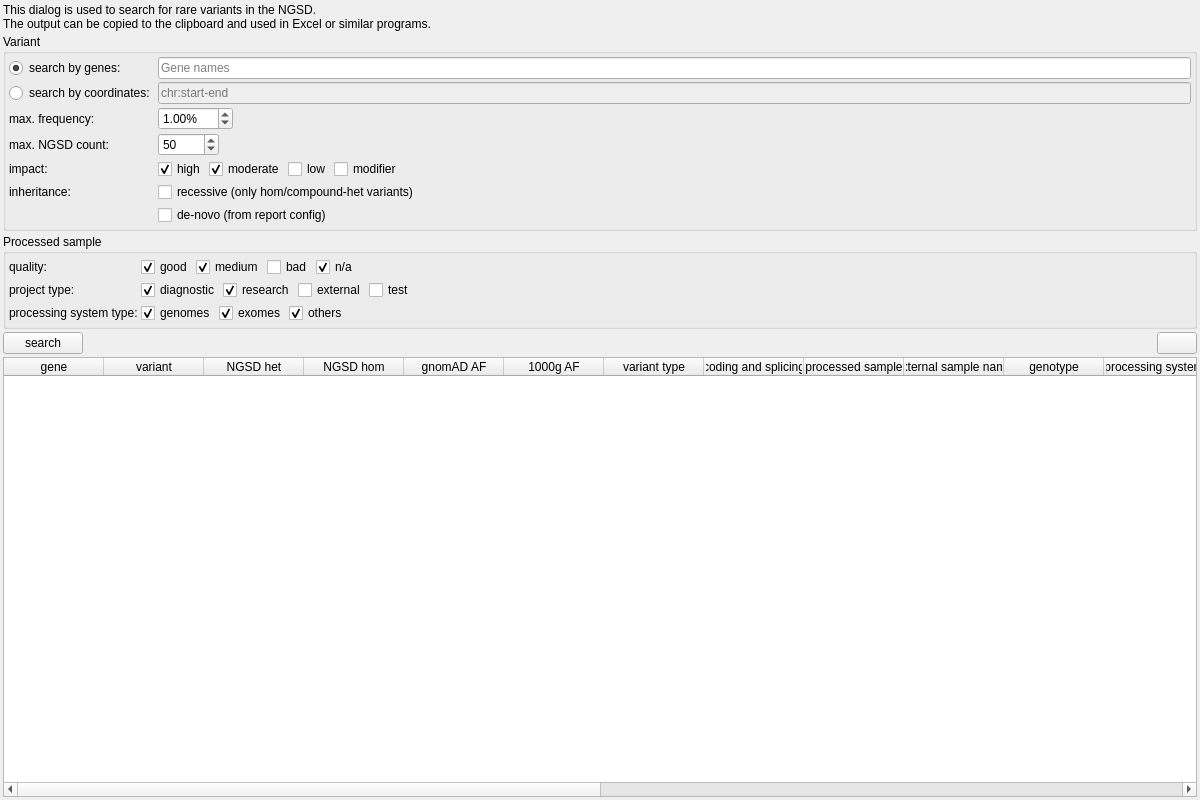
<?xml version="1.0" encoding="UTF-8"?>
<ui version="4.0">
 <class>SmallVariantSearchWidget</class>
 <widget class="QWidget" name="SmallVariantSearchWidget">
  <property name="geometry">
   <rect>
    <x>0</x>
    <y>0</y>
    <width>1200</width>
    <height>800</height>
   </rect>
  </property>
  <property name="minimumSize">
   <size>
    <width>1200</width>
    <height>800</height>
   </size>
  </property>
  <layout class="QVBoxLayout" name="verticalLayout">
   <property name="spacing">
    <number>3</number>
   </property>
   <property name="leftMargin">
    <number>3</number>
   </property>
   <property name="topMargin">
    <number>3</number>
   </property>
   <property name="rightMargin">
    <number>3</number>
   </property>
   <property name="bottomMargin">
    <number>3</number>
   </property>
   <item>
    <widget class="QLabel" name="label_4">
     <property name="text">
      <string>&lt;html&gt;&lt;head/&gt;&lt;body&gt;&lt;p&gt;This dialog is used to search for rare variants in the NGSD. &lt;br/&gt;The output can be copied to the clipboard and used in Excel or similar programs.&lt;/p&gt;&lt;/body&gt;&lt;/html&gt;</string>
     </property>
    </widget>
   </item>
   <item>
    <widget class="QGroupBox" name="groupBox">
     <property name="title">
      <string>Variant</string>
     </property>
     <property name="flat">
      <bool>true</bool>
     </property>
     <layout class="QGridLayout" name="gridLayout">
      <property name="leftMargin">
       <number>3</number>
      </property>
      <property name="topMargin">
       <number>3</number>
      </property>
      <property name="rightMargin">
       <number>3</number>
      </property>
      <property name="bottomMargin">
       <number>3</number>
      </property>
      <property name="spacing">
       <number>3</number>
      </property>
      <item row="3" column="1">
       <layout class="QHBoxLayout" name="horizontalLayout">
        <property name="spacing">
         <number>3</number>
        </property>
        <item>
         <widget class="QDoubleSpinBox" name="filter_af">
          <property name="suffix">
           <string>%</string>
          </property>
          <property name="maximum">
           <double>100.000000000000000</double>
          </property>
          <property name="singleStep">
           <double>0.100000000000000</double>
          </property>
          <property name="value">
           <double>1.000000000000000</double>
          </property>
         </widget>
        </item>
        <item>
         <spacer name="horizontalSpacer_2">
          <property name="orientation">
           <enum>Qt::Horizontal</enum>
          </property>
          <property name="sizeHint" stdset="0">
           <size>
            <width>658</width>
            <height>5</height>
           </size>
          </property>
         </spacer>
        </item>
       </layout>
      </item>
      <item row="5" column="1">
       <layout class="QHBoxLayout" name="horizontalLayout_2">
        <property name="spacing">
         <number>3</number>
        </property>
        <item>
         <widget class="QCheckBox" name="filter_impact_high">
          <property name="text">
           <string>high</string>
          </property>
          <property name="checked">
           <bool>true</bool>
          </property>
         </widget>
        </item>
        <item>
         <widget class="QCheckBox" name="filter_impact_moderate">
          <property name="text">
           <string>moderate</string>
          </property>
          <property name="checked">
           <bool>true</bool>
          </property>
         </widget>
        </item>
        <item>
         <widget class="QCheckBox" name="filter_impact_low">
          <property name="text">
           <string>low</string>
          </property>
         </widget>
        </item>
        <item>
         <widget class="QCheckBox" name="filter_impact_modifier">
          <property name="text">
           <string>modifier</string>
          </property>
         </widget>
        </item>
        <item>
         <spacer name="horizontalSpacer">
          <property name="orientation">
           <enum>Qt::Horizontal</enum>
          </property>
          <property name="sizeHint" stdset="0">
           <size>
            <width>40</width>
            <height>5</height>
           </size>
          </property>
         </spacer>
        </item>
       </layout>
      </item>
      <item row="1" column="1">
       <widget class="QLineEdit" name="region">
        <property name="enabled">
         <bool>false</bool>
        </property>
        <property name="text">
         <string/>
        </property>
        <property name="placeholderText">
         <string>chr:start-end</string>
        </property>
       </widget>
      </item>
      <item row="1" column="0">
       <widget class="QRadioButton" name="radio_region">
        <property name="toolTipDuration">
         <number>-40</number>
        </property>
        <property name="text">
         <string>search by coordinates:</string>
        </property>
        <property name="checked">
         <bool>false</bool>
        </property>
        <attribute name="buttonGroup">
         <string notr="true">buttonGroup</string>
        </attribute>
       </widget>
      </item>
      <item row="3" column="0">
       <widget class="QLabel" name="label_3">
        <property name="toolTip">
         <string>Maximum allele frequency in 1000G/gnomAD.</string>
        </property>
        <property name="text">
         <string>max. frequency:</string>
        </property>
       </widget>
      </item>
      <item row="5" column="0">
       <widget class="QLabel" name="label_2">
        <property name="toolTip">
         <string>Variant impact on protein.</string>
        </property>
        <property name="text">
         <string>impact:</string>
        </property>
       </widget>
      </item>
      <item row="4" column="0">
       <widget class="QLabel" name="label_8">
        <property name="text">
         <string>max. NGSD count:</string>
        </property>
       </widget>
      </item>
      <item row="6" column="1">
       <widget class="QCheckBox" name="filter_recessive">
        <property name="text">
         <string>recessive (only hom/compound-het variants)</string>
        </property>
       </widget>
      </item>
      <item row="6" column="0">
       <widget class="QLabel" name="label_5">
        <property name="text">
         <string>inheritance:</string>
        </property>
       </widget>
      </item>
      <item row="7" column="1">
       <widget class="QCheckBox" name="filter_denovo">
        <property name="text">
         <string>de-novo (from report config)</string>
        </property>
       </widget>
      </item>
      <item row="4" column="1">
       <layout class="QHBoxLayout" name="horizontalLayout_7">
        <item>
         <widget class="QSpinBox" name="filter_ngsd_count">
          <property name="maximum">
           <number>99999</number>
          </property>
          <property name="singleStep">
           <number>10</number>
          </property>
          <property name="value">
           <number>50</number>
          </property>
         </widget>
        </item>
        <item>
         <spacer name="horizontalSpacer_7">
          <property name="orientation">
           <enum>Qt::Horizontal</enum>
          </property>
          <property name="sizeHint" stdset="0">
           <size>
            <width>40</width>
            <height>20</height>
           </size>
          </property>
         </spacer>
        </item>
       </layout>
      </item>
      <item row="0" column="0">
       <widget class="QRadioButton" name="radio_genes">
        <property name="text">
         <string>search by genes:</string>
        </property>
        <property name="checked">
         <bool>true</bool>
        </property>
        <attribute name="buttonGroup">
         <string notr="true">buttonGroup</string>
        </attribute>
       </widget>
      </item>
      <item row="0" column="1">
       <widget class="QLineEdit" name="genes">
        <property name="enabled">
         <bool>true</bool>
        </property>
        <property name="toolTip">
         <string>Uses the gene locus extended by 5000 bases as region.</string>
        </property>
        <property name="text">
         <string/>
        </property>
        <property name="placeholderText">
         <string>Gene names</string>
        </property>
       </widget>
      </item>
     </layout>
    </widget>
   </item>
   <item>
    <widget class="QGroupBox" name="groupBox_2">
     <property name="title">
      <string>Processed sample</string>
     </property>
     <property name="flat">
      <bool>true</bool>
     </property>
     <layout class="QGridLayout" name="gridLayout_2">
      <property name="leftMargin">
       <number>3</number>
      </property>
      <property name="topMargin">
       <number>3</number>
      </property>
      <property name="rightMargin">
       <number>3</number>
      </property>
      <property name="bottomMargin">
       <number>3</number>
      </property>
      <property name="spacing">
       <number>3</number>
      </property>
      <item row="1" column="0">
       <widget class="QLabel" name="label_6">
        <property name="text">
         <string>quality:</string>
        </property>
       </widget>
      </item>
      <item row="3" column="0">
       <widget class="QLabel" name="label">
        <property name="text">
         <string>processing system type:</string>
        </property>
       </widget>
      </item>
      <item row="3" column="1">
       <layout class="QHBoxLayout" name="horizontalLayout_4">
        <property name="spacing">
         <number>3</number>
        </property>
        <item>
         <widget class="QCheckBox" name="filter_sys_wgs">
          <property name="toolTip">
           <string>Whole genome sequencing.</string>
          </property>
          <property name="text">
           <string>genomes</string>
          </property>
          <property name="checked">
           <bool>true</bool>
          </property>
         </widget>
        </item>
        <item>
         <widget class="QCheckBox" name="filter_sys_wes">
          <property name="toolTip">
           <string>Whole exome sequencing.</string>
          </property>
          <property name="text">
           <string>exomes</string>
          </property>
          <property name="checked">
           <bool>true</bool>
          </property>
         </widget>
        </item>
        <item>
         <widget class="QCheckBox" name="filter_sys_other">
          <property name="toolTip">
           <string>Panels, cfDNA, etc.</string>
          </property>
          <property name="text">
           <string>others</string>
          </property>
          <property name="checked">
           <bool>true</bool>
          </property>
         </widget>
        </item>
        <item>
         <spacer name="horizontalSpacer_4">
          <property name="orientation">
           <enum>Qt::Horizontal</enum>
          </property>
          <property name="sizeHint" stdset="0">
           <size>
            <width>40</width>
            <height>5</height>
           </size>
          </property>
         </spacer>
        </item>
       </layout>
      </item>
      <item row="1" column="1">
       <layout class="QHBoxLayout" name="horizontalLayout_5">
        <property name="spacing">
         <number>3</number>
        </property>
        <item>
         <widget class="QCheckBox" name="q_ps_good">
          <property name="text">
           <string>good</string>
          </property>
          <property name="checked">
           <bool>true</bool>
          </property>
         </widget>
        </item>
        <item>
         <widget class="QCheckBox" name="q_ps_medium">
          <property name="text">
           <string>medium</string>
          </property>
          <property name="checked">
           <bool>true</bool>
          </property>
         </widget>
        </item>
        <item>
         <widget class="QCheckBox" name="q_ps_bad">
          <property name="text">
           <string>bad</string>
          </property>
         </widget>
        </item>
        <item>
         <widget class="QCheckBox" name="q_ps_na">
          <property name="text">
           <string>n/a</string>
          </property>
          <property name="checked">
           <bool>true</bool>
          </property>
         </widget>
        </item>
        <item>
         <spacer name="horizontalSpacer_5">
          <property name="orientation">
           <enum>Qt::Horizontal</enum>
          </property>
          <property name="sizeHint" stdset="0">
           <size>
            <width>40</width>
            <height>20</height>
           </size>
          </property>
         </spacer>
        </item>
       </layout>
      </item>
      <item row="2" column="0">
       <widget class="QLabel" name="label_7">
        <property name="text">
         <string>project type:</string>
        </property>
       </widget>
      </item>
      <item row="2" column="1">
       <layout class="QHBoxLayout" name="horizontalLayout_6">
        <property name="spacing">
         <number>3</number>
        </property>
        <item>
         <widget class="QCheckBox" name="p_diagnostic">
          <property name="text">
           <string>diagnostic</string>
          </property>
          <property name="checked">
           <bool>true</bool>
          </property>
         </widget>
        </item>
        <item>
         <widget class="QCheckBox" name="p_research">
          <property name="text">
           <string>research</string>
          </property>
          <property name="checked">
           <bool>true</bool>
          </property>
         </widget>
        </item>
        <item>
         <widget class="QCheckBox" name="p_external">
          <property name="text">
           <string>external</string>
          </property>
          <property name="checked">
           <bool>false</bool>
          </property>
         </widget>
        </item>
        <item>
         <widget class="QCheckBox" name="p_test">
          <property name="text">
           <string>test</string>
          </property>
         </widget>
        </item>
        <item>
         <spacer name="horizontalSpacer_6">
          <property name="orientation">
           <enum>Qt::Horizontal</enum>
          </property>
          <property name="sizeHint" stdset="0">
           <size>
            <width>40</width>
            <height>20</height>
           </size>
          </property>
         </spacer>
        </item>
       </layout>
      </item>
     </layout>
    </widget>
   </item>
   <item>
    <layout class="QHBoxLayout" name="horizontalLayout_3">
     <item>
      <widget class="QPushButton" name="update_btn">
       <property name="text">
        <string>search</string>
       </property>
      </widget>
     </item>
     <item>
      <spacer name="horizontalSpacer_3">
       <property name="orientation">
        <enum>Qt::Horizontal</enum>
       </property>
       <property name="sizeHint" stdset="0">
        <size>
         <width>40</width>
         <height>20</height>
        </size>
       </property>
      </spacer>
     </item>
     <item>
      <widget class="QPushButton" name="copy_btn">
       <property name="toolTip">
        <string>Copy entire table to clipboard.</string>
       </property>
       <property name="text">
        <string/>
       </property>
       <property name="icon">
        <iconset resource="GSvar.qrc">
         <normaloff>:/Icons/CopyClipboard.png</normaloff>:/Icons/CopyClipboard.png</iconset>
       </property>
       <property name="shortcut">
        <string>Ctrl+S</string>
       </property>
      </widget>
     </item>
    </layout>
   </item>
   <item>
    <widget class="QTableWidget" name="variants">
     <property name="contextMenuPolicy">
      <enum>Qt::CustomContextMenu</enum>
     </property>
     <property name="editTriggers">
      <set>QAbstractItemView::NoEditTriggers</set>
     </property>
     <property name="showDropIndicator" stdset="0">
      <bool>false</bool>
     </property>
     <property name="selectionMode">
      <enum>QAbstractItemView::SingleSelection</enum>
     </property>
     <property name="selectionBehavior">
      <enum>QAbstractItemView::SelectRows</enum>
     </property>
     <property name="sortingEnabled">
      <bool>false</bool>
     </property>
     <property name="wordWrap">
      <bool>false</bool>
     </property>
     <property name="columnCount">
      <number>22</number>
     </property>
     <attribute name="verticalHeaderVisible">
      <bool>false</bool>
     </attribute>
     <column>
      <property name="text">
       <string>gene</string>
      </property>
     </column>
     <column>
      <property name="text">
       <string>variant</string>
      </property>
     </column>
     <column>
      <property name="text">
       <string>NGSD het</string>
      </property>
     </column>
     <column>
      <property name="text">
       <string>NGSD hom</string>
      </property>
     </column>
     <column>
      <property name="text">
       <string>gnomAD AF</string>
      </property>
     </column>
     <column>
      <property name="text">
       <string>1000g AF</string>
      </property>
     </column>
     <column>
      <property name="text">
       <string>variant type</string>
      </property>
     </column>
     <column>
      <property name="text">
       <string>coding and splicing</string>
      </property>
     </column>
     <column>
      <property name="text">
       <string>processed sample</string>
      </property>
     </column>
     <column>
      <property name="text">
       <string>external sample name</string>
      </property>
     </column>
     <column>
      <property name="text">
       <string>genotype</string>
      </property>
     </column>
     <column>
      <property name="text">
       <string>processing system</string>
      </property>
     </column>
     <column>
      <property name="text">
       <string>project</string>
      </property>
     </column>
     <column>
      <property name="text">
       <string>disease_group</string>
      </property>
     </column>
     <column>
      <property name="text">
       <string>disease_status</string>
      </property>
     </column>
     <column>
      <property name="text">
       <string>HPO terms</string>
      </property>
     </column>
     <column>
      <property name="text">
       <string>classification</string>
      </property>
     </column>
     <column>
      <property name="text">
       <string>diagnostic outcome</string>
      </property>
     </column>
     <column>
      <property name="text">
       <string>diagnostic outcome comment</string>
      </property>
     </column>
     <column>
      <property name="text">
       <string>causal genes</string>
      </property>
     </column>
     <column>
      <property name="text">
       <string>candiate genes</string>
      </property>
     </column>
     <column>
      <property name="text">
       <string>related samples</string>
      </property>
     </column>
    </widget>
   </item>
  </layout>
 </widget>
 <resources>
  <include location="GSvar.qrc"/>
 </resources>
 <connections/>
 <buttongroups>
  <buttongroup name="buttonGroup"/>
 </buttongroups>
</ui>
